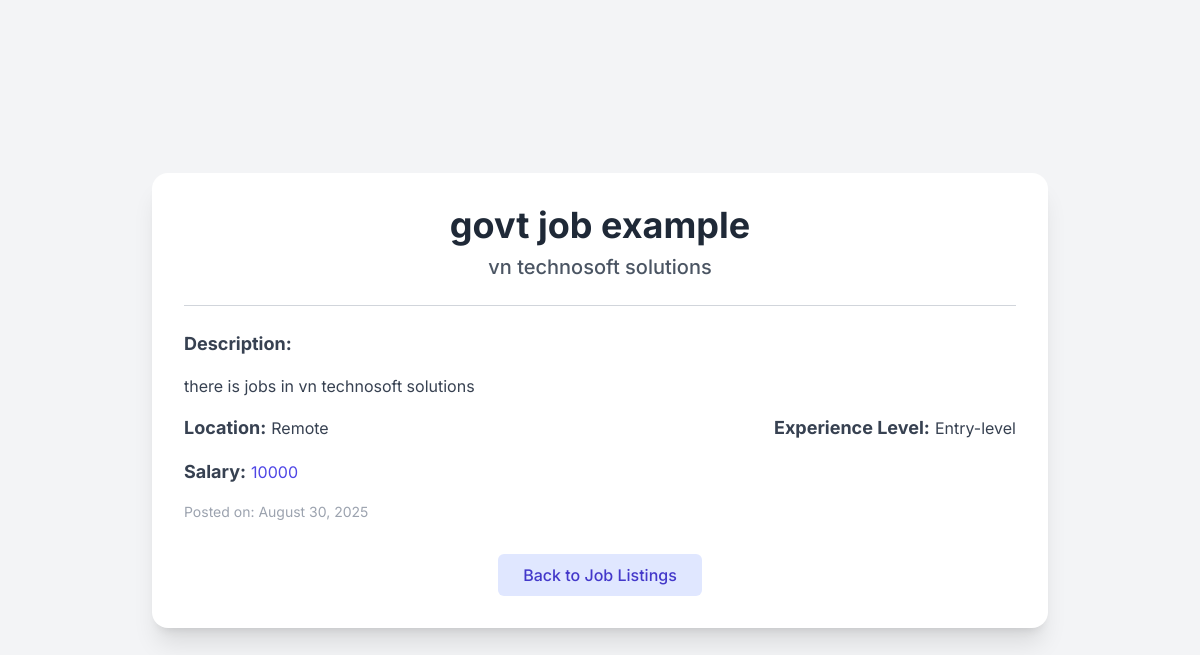
The app's page /job/1/ with its own data.
### jobs/models.py (models this page shows, shortened)
class Job(models.Model):
    title = models.CharField(max_length=200)
    company = models.CharField(max_length=200)
    description = models.TextField()
    salary = models.CharField(max_length=100) # Using CharField to allow for ranges like "$50k - $60k"
    location = models.CharField(max_length=200, default='Remote')
    experience_level = models.CharField(max_length=100, default='Entry-level')
    created_at = models.DateTimeField(auto_now_add=True)

### jobs/views.py (the view)
# urls.py: path('job/<int:pk>/', views.job_detail, name='job_detail'),
def job_detail(request, pk):
    job = get_object_or_404(Job, pk=pk)
    context = {
        'job': job
    }
    return render(request, 'jobs/job_detail.html', context)

### jobs/templates/jobs/job_detail.html (shortened to what this page needs)
<!DOCTYPE html>
<html lang="en">
<head>
    <script src="https://cdn.tailwindcss.com"></script>
</head>
<body class="bg-gray-100 flex items-center justify-center min-h-screen">
    <div class="container mx-auto p-6 md:p-10">
        <div class="bg-white rounded-2xl shadow-xl p-8 max-w-4xl mx-auto">
            <h1 class="text-4xl font-bold text-gray-800 mb-2 text-center">{{ job.title }}</h1>
            <h2 class="text-xl font-medium text-gray-600 mb-4 text-center">{{ job.company }}</h2>
            <hr class="my-6 border-gray-300">
            <div class="space-y-4 text-gray-700">
                <p class="text-lg"><strong>Description:</strong></p>
                <p class="text-base">{{ job.description }}</p>
                <div class="flex flex-col sm:flex-row justify-between items-start sm:items-center mt-4">
                    <p class="text-lg"><strong>Location:</strong> <span class="text-base font-normal">{{ job.location }}</span></p>
                    <p class="text-lg"><strong>Experience Level:</strong> <span class="text-base font-normal">{{ job.experience_level }}</span></p>
                </div>
                <p class="text-lg"><strong>Salary:</strong> <span class="text-base font-normal text-indigo-600 font-bold">{{ job.salary }}</span></p>
                <p class="text-sm text-gray-400">Posted on: {{ job.created_at|date:"F d, Y" }}</p>
            </div>
            <div class="mt-8 text-center">
                <a href="{% url 'home' %}" class="inline-block px-6 py-2 border border-transparent text-base font-medium rounded-md text-indigo-700 bg-indigo-100 hover:bg-indigo-200 transition-colors duration-200">
                    Back to Job Listings
                </a>
            </div>
        </div>
    </div>
</body>
</html>

### jobs/templates/jobs/job_detail.html (style rules this page uses)
body { font-family: 'Inter', sans-serif; background-color: #f3f4f6; }

### records on screen
Job: title "govt job example", company "vn technosoft solutions", description "there is jobs in vn technosoft solutions", location "Remote", experience_level "Entry-level", salary "10000", created_at "August 30, 2025"
